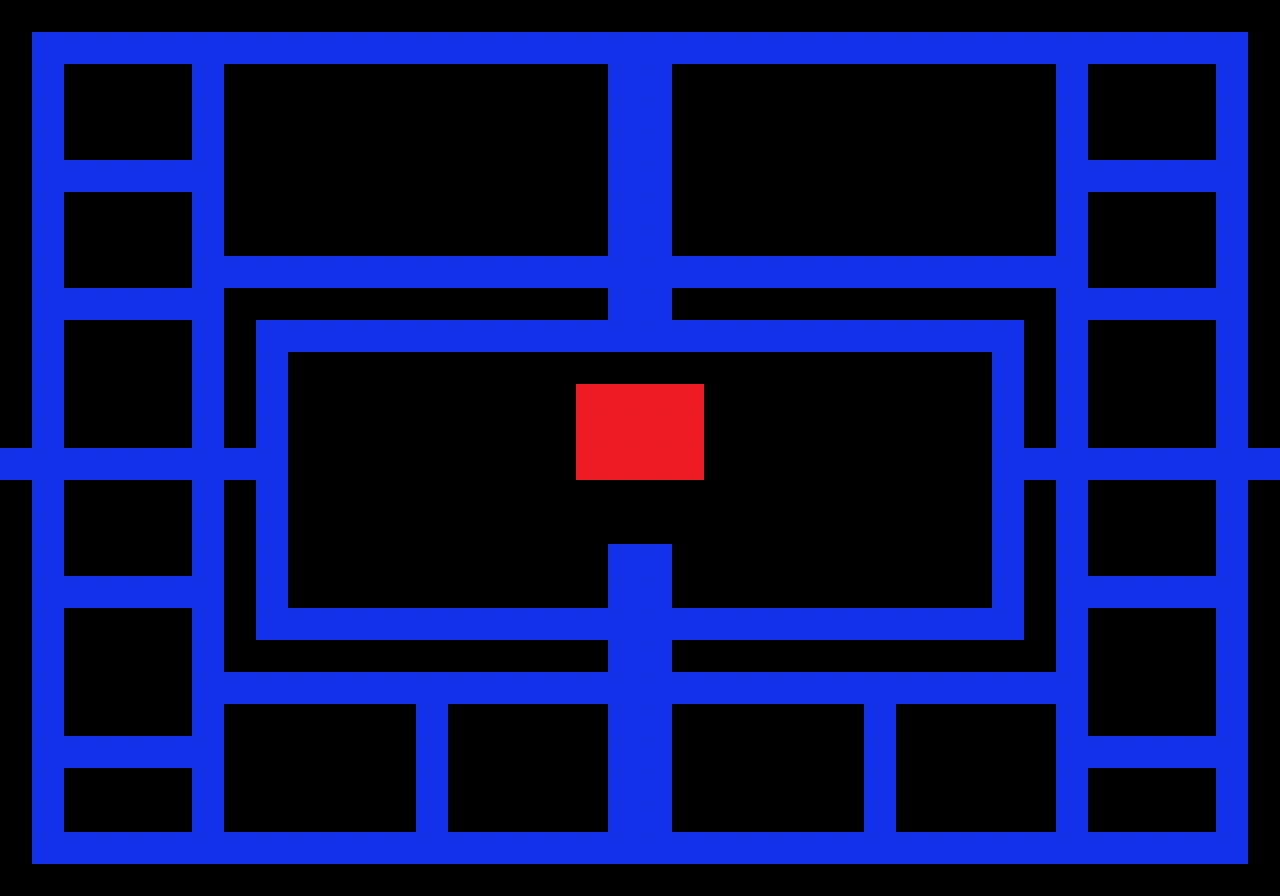

This is a level from a 2D game, rendered from its Tiled map with the project's own tilesets. A one-line summary and the map file follow, with tile-layer data summarised:
An orthogonal 40x28 tile map with 32x32 px tiles, 1 tile layer (top) and 163 objects.

<map version="1.2" tiledversion="1.2.5" orientation="orthogonal" renderorder="right-down" width="40" height="28" tilewidth="32" tileheight="32" infinite="0" nextlayerid="4" nextobjectid="236">
 <tileset firstgid="1" name="Bloky" tilewidth="32" tileheight="32" tilecount="5" columns="5">
  <image source="../Tilesets/BlokyF.png" width="160" height="32" />
  <tile id="0">
   <properties>
    <property name="collide" type="bool" value="true" />
   </properties>
  </tile>
 </tileset>
 <layer id="1" name="top" width="40" height="28">
  <data>[1120 cells, 1120 non-empty, 3 distinct tile ids]</data>
 </layer>
 <objectgroup id="2" name="points">
  <object id="65" gid="4" x="32" y="480" width="32" height="32" />
  <object id="66" gid="4" x="32" y="416" width="32" height="32" />
  <object id="67" gid="4" x="32" y="352" width="32" height="32" />
  <object id="68" gid="4" x="32" y="288" width="32" height="32" />
  <object id="69" gid="4" x="32" y="224" width="32" height="32" />
  <object id="70" gid="4" x="32" y="160" width="32" height="32" />
  <object id="71" gid="4" x="32" y="96" width="32" height="32" />
  <object id="72" gid="4" x="64" y="64" width="32" height="32" />
  <object id="73" gid="4" x="128" y="64" width="32" height="32" />
  <object id="74" gid="4" x="32" y="544" width="32" height="32" />
  <object id="75" gid="4" x="32" y="608" width="32" height="32" />
  <object id="76" gid="4" x="32" y="672" width="32" height="32" />
  <object id="77" gid="4" x="32" y="736" width="32" height="32" />
  <object id="78" gid="4" x="32" y="800" width="32" height="32" />
  <object id="79" gid="4" x="96" y="864" width="32" height="32" />
  <object id="80" gid="4" x="64" y="768" width="32" height="32" />
  <object id="81" gid="4" x="128" y="768" width="32" height="32" />
  <object id="82" gid="4" x="192" y="768" width="32" height="32" />
  <object id="83" gid="4" x="96" y="608" width="32" height="32" />
  <object id="84" gid="4" x="160" y="608" width="32" height="32" />
  <object id="85" gid="4" x="192" y="640" width="32" height="32" />
  <object id="86" gid="4" x="192" y="576" width="32" height="32" />
  <object id="87" gid="4" x="192" y="704" width="32" height="32" />
  <object id="88" gid="4" x="192" y="832" width="32" height="32" />
  <object id="89" gid="4" x="160" y="864" width="32" height="32" />
  <object id="90" gid="4" x="224" y="864" width="32" height="32" />
  <object id="91" gid="4" x="288" y="864" width="32" height="32" />
  <object id="92" gid="4" x="352" y="864" width="32" height="32" />
  <object id="93" gid="4" x="416" y="864" width="32" height="32" />
  <object id="94" gid="4" x="416" y="800" width="32" height="32" />
  <object id="95" gid="4" x="416" y="736" width="32" height="32" />
  <object id="96" gid="4" x="384" y="704" width="32" height="32" />
  <object id="97" gid="4" x="320" y="704" width="32" height="32" />
  <object id="98" gid="4" x="256" y="704" width="32" height="32" />
  <object id="99" gid="4" x="448" y="704" width="32" height="32" />
  <object id="100" gid="4" x="480" y="864" width="32" height="32" />
  <object id="101" gid="4" x="544" y="864" width="32" height="32" />
  <object id="102" gid="4" x="608" y="864" width="32" height="32" />
  <object id="103" gid="4" x="672" y="864" width="32" height="32" />
  <object id="104" gid="4" x="512" y="704" width="32" height="32" />
  <object id="105" gid="4" x="576" y="704" width="32" height="32" />
  <object id="106" gid="4" x="256" y="64" width="32" height="32" />
  <object id="107" gid="4" x="192" y="64" width="32" height="32" />
  <object id="108" gid="4" x="192" y="128" width="32" height="32" />
  <object id="109" gid="4" x="736" y="864" width="32" height="32" />
  <object id="110" gid="4" x="800" y="864" width="32" height="32" />
  <object id="111" gid="4" x="864" y="864" width="32" height="32" />
  <object id="112" gid="4" x="928" y="864" width="32" height="32" />
  <object id="113" gid="4" x="992" y="864" width="32" height="32" />
  <object id="114" gid="4" x="1056" y="864" width="32" height="32" />
  <object id="115" gid="4" x="1120" y="864" width="32" height="32" />
  <object id="116" gid="4" x="1184" y="864" width="32" height="32" />
  <object id="117" gid="4" x="1216" y="832" width="32" height="32" />
  <object id="118" gid="4" x="1216" y="768" width="32" height="32" />
  <object id="119" gid="4" x="1152" y="768" width="32" height="32" />
  <object id="120" gid="4" x="1088" y="768" width="32" height="32" />
  <object id="121" gid="4" x="1056" y="800" width="32" height="32" />
  <object id="122" gid="4" x="1056" y="736" width="32" height="32" />
  <object id="123" gid="4" x="864" y="800" width="32" height="32" />
  <object id="124" gid="4" x="864" y="736" width="32" height="32" />
  <object id="125" gid="4" x="672" y="704" width="32" height="32" />
  <object id="126" gid="4" x="736" y="704" width="32" height="32" />
  <object id="127" gid="4" x="800" y="704" width="32" height="32" />
  <object id="128" gid="4" x="864" y="640" width="32" height="32" />
  <object id="129" gid="4" x="960" y="704" width="32" height="32" />
  <object id="130" gid="4" x="1024" y="704" width="32" height="32" />
  <object id="131" gid="4" x="1056" y="672" width="32" height="32" />
  <object id="132" gid="4" x="64" y="192" width="32" height="32" />
  <object id="133" gid="4" x="128" y="192" width="32" height="32" />
  <object id="134" gid="4" x="192" y="192" width="32" height="32" />
  <object id="135" gid="4" x="192" y="256" width="32" height="32" />
  <object id="136" gid="4" x="192" y="320" width="32" height="32" />
  <object id="137" gid="4" x="64" y="320" width="32" height="32" />
  <object id="138" gid="4" x="128" y="320" width="32" height="32" />
  <object id="139" gid="4" x="192" y="384" width="32" height="32" />
  <object id="140" gid="4" x="192" y="448" width="32" height="32" />
  <object id="141" gid="4" x="96" y="480" width="32" height="32" />
  <object id="142" gid="4" x="160" y="480" width="32" height="32" />
  <object id="143" gid="4" x="192" y="512" width="32" height="32" />
  <object id="144" gid="4" x="224" y="480" width="32" height="32" />
  <object id="145" gid="4" x="256" y="512" width="32" height="32" />
  <object id="146" gid="4" x="256" y="448" width="32" height="32" />
  <object id="147" gid="4" x="256" y="384" width="32" height="32" />
  <object id="148" gid="4" x="320" y="352" width="32" height="32" />
  <object id="149" gid="4" x="384" y="352" width="32" height="32" />
  <object id="150" gid="4" x="448" y="352" width="32" height="32" />
  <object id="151" gid="4" x="512" y="352" width="32" height="32" />
  <object id="152" gid="4" x="576" y="352" width="32" height="32" />
  <object id="153" gid="4" x="672" y="352" width="32" height="32" />
  <object id="154" gid="4" x="736" y="352" width="32" height="32" />
  <object id="155" gid="4" x="800" y="352" width="32" height="32" />
  <object id="156" gid="4" x="864" y="352" width="32" height="32" />
  <object id="158" gid="4" x="928" y="352" width="32" height="32" />
  <object id="160" gid="4" x="992" y="416" width="32" height="32" />
  <object id="161" gid="4" x="992" y="480" width="32" height="32" />
  <object id="162" gid="4" x="992" y="544" width="32" height="32" />
  <object id="163" gid="4" x="992" y="608" width="32" height="32" />
  <object id="164" gid="4" x="928" y="640" width="32" height="32" />
  <object id="165" gid="4" x="800" y="640" width="32" height="32" />
  <object id="166" gid="4" x="736" y="640" width="32" height="32" />
  <object id="167" gid="4" x="672" y="640" width="32" height="32" />
  <object id="168" gid="4" x="576" y="640" width="32" height="32" />
  <object id="169" gid="4" x="512" y="640" width="32" height="32" />
  <object id="170" gid="4" x="448" y="640" width="32" height="32" />
  </objectgroup>
 <objectgroup id="3" name="bonus">
  <!-- 4 objects omitted --></objectgroup>
</map>
<!-- 59 of 163 objects omitted -->